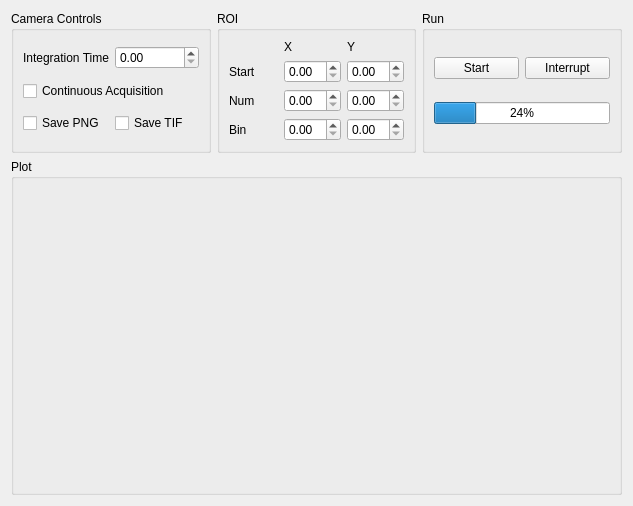
<?xml version="1.0" encoding="UTF-8"?>
<ui version="4.0">
 <class>Form</class>
 <widget class="QWidget" name="Form">
  <property name="geometry">
   <rect>
    <x>0</x>
    <y>0</y>
    <width>633</width>
    <height>506</height>
   </rect>
  </property>
  <property name="windowTitle">
   <string>Form</string>
  </property>
  <layout class="QGridLayout" name="gridLayout_2" rowstretch="0,1">
   <item row="1" column="0" colspan="3">
    <widget class="QGroupBox" name="plot_groupBox">
     <property name="title">
      <string>Plot</string>
     </property>
     <layout class="QVBoxLayout" name="verticalLayout"/>
    </widget>
   </item>
   <item row="0" column="2">
    <widget class="QGroupBox" name="groupBox_4">
     <property name="title">
      <string>Run</string>
     </property>
     <layout class="QGridLayout" name="gridLayout_3">
      <item row="0" column="0">
       <widget class="QPushButton" name="start_pushButton">
        <property name="text">
         <string>Start</string>
        </property>
       </widget>
      </item>
      <item row="0" column="1">
       <widget class="QPushButton" name="interrupt_pushButton">
        <property name="text">
         <string>Interrupt</string>
        </property>
       </widget>
      </item>
      <item row="1" column="0" colspan="2">
       <widget class="QProgressBar" name="progressBar">
        <property name="value">
         <number>24</number>
        </property>
       </widget>
      </item>
     </layout>
    </widget>
   </item>
   <item row="0" column="1">
    <widget class="QGroupBox" name="groupBox_2">
     <property name="title">
      <string>ROI</string>
     </property>
     <layout class="QGridLayout" name="gridLayout" columnstretch="0,0,0">
      <item row="2" column="2">
       <widget class="QDoubleSpinBox" name="numy_doubleSpinBox"/>
      </item>
      <item row="3" column="2">
       <widget class="QDoubleSpinBox" name="biny_doubleSpinBox"/>
      </item>
      <item row="0" column="2">
       <widget class="QLabel" name="label_2">
        <property name="text">
         <string>Y</string>
        </property>
       </widget>
      </item>
      <item row="1" column="2">
       <widget class="QDoubleSpinBox" name="starty_doubleSpinBox"/>
      </item>
      <item row="3" column="0">
       <widget class="QLabel" name="label_5">
        <property name="text">
         <string>Bin</string>
        </property>
       </widget>
      </item>
      <item row="2" column="0">
       <widget class="QLabel" name="label_4">
        <property name="text">
         <string>Num</string>
        </property>
       </widget>
      </item>
      <item row="0" column="1">
       <widget class="QLabel" name="label">
        <property name="text">
         <string>X</string>
        </property>
       </widget>
      </item>
      <item row="2" column="1">
       <widget class="QDoubleSpinBox" name="numx_doubleSpinBox"/>
      </item>
      <item row="3" column="1">
       <widget class="QDoubleSpinBox" name="binx_doubleSpinBox"/>
      </item>
      <item row="1" column="1">
       <widget class="QDoubleSpinBox" name="startx_doubleSpinBox"/>
      </item>
      <item row="1" column="0">
       <widget class="QLabel" name="label_3">
        <property name="text">
         <string>Start</string>
        </property>
       </widget>
      </item>
     </layout>
    </widget>
   </item>
   <item row="0" column="0">
    <widget class="QGroupBox" name="groupBox">
     <property name="title">
      <string>Camera Controls</string>
     </property>
     <layout class="QGridLayout" name="gridLayout_4">
      <item row="0" column="0">
       <widget class="QLabel" name="label_6">
        <property name="text">
         <string>Integration Time</string>
        </property>
       </widget>
      </item>
      <item row="0" column="1">
       <widget class="QDoubleSpinBox" name="exp_time_doubleSpinBox"/>
      </item>
      <item row="2" column="0" colspan="2">
       <widget class="QCheckBox" name="continuous_checkBox">
        <property name="text">
         <string>Continuous Acquisition</string>
        </property>
       </widget>
      </item>
      <item row="3" column="0">
       <widget class="QCheckBox" name="save_png_checkBox">
        <property name="text">
         <string>Save PNG</string>
        </property>
       </widget>
      </item>
      <item row="3" column="1">
       <widget class="QCheckBox" name="save_tif_checkBox">
        <property name="text">
         <string>Save TIF</string>
        </property>
       </widget>
      </item>
     </layout>
    </widget>
   </item>
  </layout>
 </widget>
 <resources/>
 <connections/>
</ui>
